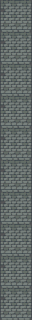

A level layout from a 2D game, rendered from its tile map. Below: a short description, then the map file with tile-grid data replaced by summaries:
An orthogonal 1x10 tile map with 32x32 px tiles, 1 tile layer (Livello tile 1).

<map version="1.10" tiledversion="1.11.2" orientation="orthogonal" renderorder="right-down" width="1" height="10" tilewidth="32" tileheight="32" infinite="0" nextlayerid="2" nextobjectid="1">
 <tileset firstgid="1" source="../../tilesets/wall.tsx" />
 <layer id="1" name="Livello tile 1" width="1" height="10">
  <data>[10 cells, 10 non-empty, 1 distinct tile ids]</data>
 </layer>
</map>